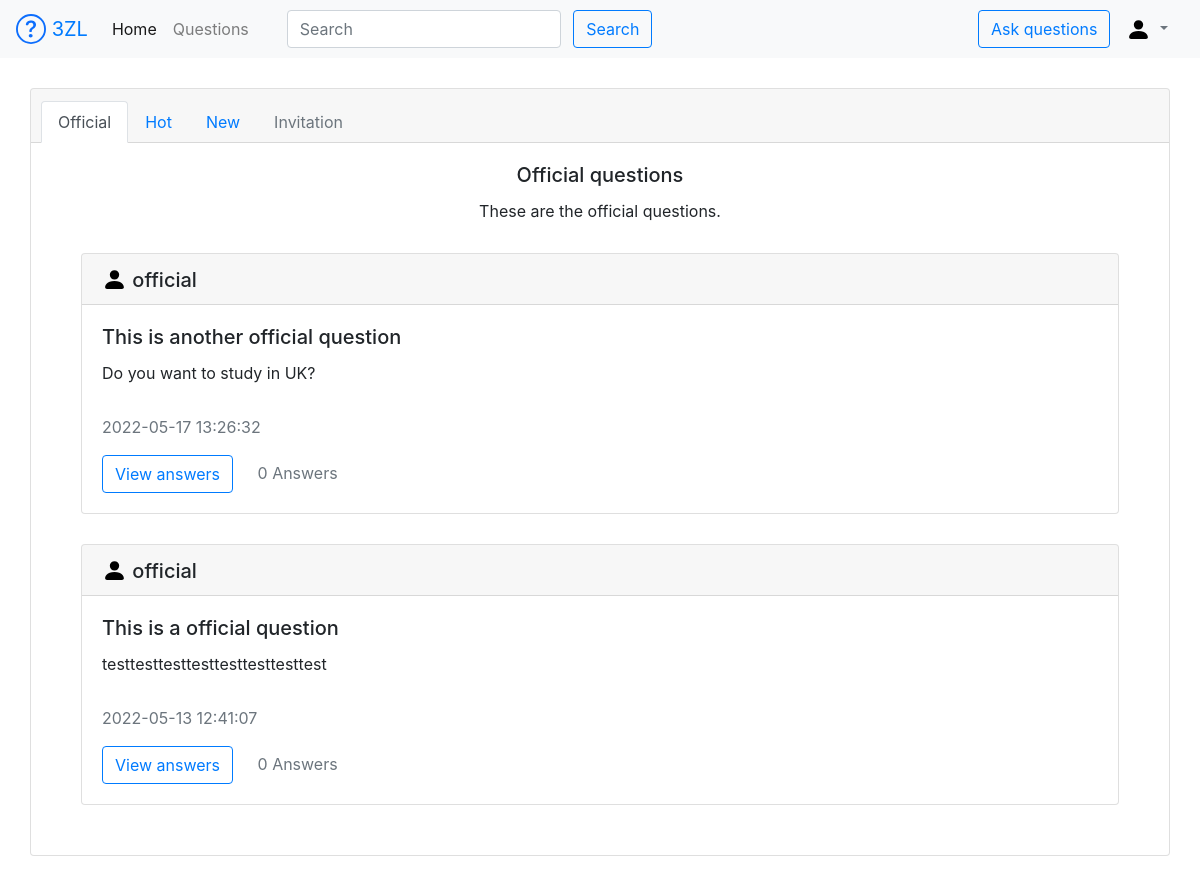
The app's page /questions/official with its own data.
### appdir/models.py (models this page shows, shortened)
class User(db.Model):
    id = db.Column(db.Integer, primary_key=True)
    username = db.Column(db.String(64), index=True, unique=True)
    email = db.Column(db.String(120), index=True, unique=True)
    original_password = db.Column(db.String(128))
    password_hash = db.Column(db.String(128))
    invitation_code = db.Column(db.String(32))
    status = db.Column(db.Integer)

class Question(db.Model):
    id = db.Column(db.Integer, primary_key=True)
    title = db.Column(db.String(100), index=True)
    description = db.Column(db.String(300), index=True)
    datetime = db.Column(db.DateTime)
    user_id = db.Column(db.Integer, db.ForeignKey('user.id'))
    type = db.Column(db.Integer)
    status = db.Column(db.Integer)

### appdir/routes.py (the view, shortened to what this page needs)
@app.route('/questions/<type>', methods=['GET', 'POST'])
def questions(type):
    question_form = QuestionForm()
    invites_in_db = Invite.query.filter(Invite.invitee_id == session.get('USERID'))
    invite_question_ids = []
    for invite in invites_in_db:
        invite_question_ids.append(invite.question_id)
    questions_in_db = Question.query.all()
    my_questions = []
    for question in questions_in_db:
        if question.status != 0:
            continue
        user = User.query.filter(User.id == question.user_id).first()
        answers_in_db = Answer.query.filter(Answer.question_id == question.id)
        new_question = {
            'id': question.id,
            'username': user.username,
            'title': question.title,
            'description': question.description,
            'answers': answers_in_db.count(),
            'time': question.datetime.strftime("%Y-%m-%d %H:%M:%S"),
            "type": question.type
        }
        if type == 'invitation':
            if question.id in invite_question_ids:
                my_questions.append(new_question)
        else:
            my_questions.append(new_question)
    if question_form.validate_on_submit():
        return validate_question(question_form)
    if type == "official":
        my_questions = [q for q in my_questions if q["type"] == 1]
        my_questions = sorted(my_questions, key=lambda keys: keys['answers'])
        my_questions.reverse()
        return render_template('official.html', username=session.get('USERNAME'), question_form=question_form,
                               questions=my_questions)

### appdir/forms.py
class QuestionForm(FlaskForm):
    title = StringField('Title', validators=[DataRequired()],
                        render_kw={'class': 'form-control', 'id': 'question-title'})
    description = TextAreaField('Description', validators=[DataRequired()],
                                render_kw={'class': 'form-control', 'id': 'question-des'})
    submit = SubmitField('Post', render_kw={'class': 'btn btn-outline-primary', 'id': 'submit-question'})

### appdir/templates/official.html (shortened to what this page needs)
{% extends 'base.html' %}
{% block content %}
    <div class="card text-center">
        <div class="card-header">
            <ul class="nav nav-tabs card-header-tabs">
                <li class="nav-item">
                    <a class="nav-link active" href="{{ url_for('questions',type='official') }}">Official</a>
                </li>
                <li class="nav-item">
                    <a class="nav-link" href="{{ url_for('questions',type='hot') }}">Hot</a>
                </li>
                <li class="nav-item">
                    <a class="nav-link" href="{{ url_for('questions',type='new') }}">New</a>
                </li>
                <li class="nav-item">
                    {% if username %}
                        <a class="nav-link" href="{{ url_for('questions',type='invitation') }}">Invitation</a>
                    {% else %}
                        <a class="nav-link disabled" href="#">Invitation</a>
                    {% endif %}
                </li>
            </ul>
        </div>
        <div class="card-body">
            <h5 class="card-title">Official questions</h5>
            <p class="card-text">These are the official questions.</p>
            {% for question in questions %}
                <div class="card text-left">
                    <h5 class="card-header">
                        <img src="../static/image/bootstrap-icon/person-fill.svg" width="25" height="25"
                             class="d-inline-block align-middle"
                             alt="" loading="lazy">
                        <span class="align-middle">{{ question.username }}</span>
                    </h5>
                    <div class="card-body">
                        <h5 class="card-title">{{ question.title }}</h5>
                        <p class="card-text">{{ question.description }}</p>
                        <div id="my-div">
                            <p class="card-text text-muted">{{ question.time }}</p>
                            {% if username %}
                                <a href="/question{{ question.id }}" class="btn btn-outline-primary">View answers</a>
                            {% else %}
                                <a href="/login" class="btn btn-outline-primary">View answers</a>
                            {% endif %}
                            <span class="card-text info text-muted">{{ question.answers }} Answers</span>
                        </div>
                    </div>
                </div>
            {% endfor %}
        </div>
    </div>
{% endblock %}

### appdir/templates/official.html (style rules this page uses)
.card { margin: 30px; }
.info { margin-left: 20px; }
#my-div { margin-top: 30px; }

### records on screen
User: username "official" "official"
Question: title "This is another official question", description "Do you want to study in UK?"
Question: title "This is a official question", description "testtesttesttesttesttesttesttest"

### other values on screen
{{ question.time }} "2022-05-17 13:26:32" "2022-05-13 12:41:07"
{{ question.answers }} "0" "0"
